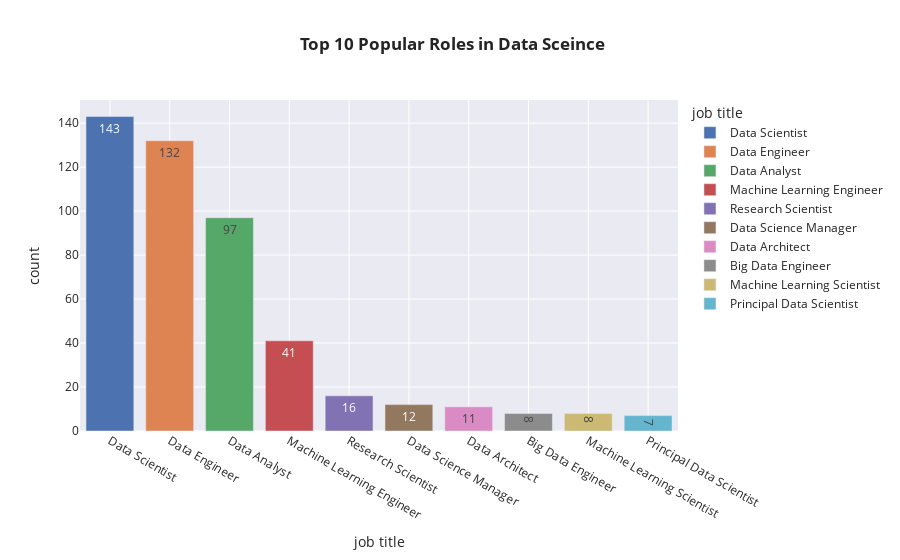

The notebook cell saved with this chart:
### Code cell
z=df['job_title'].value_counts().head(10)
fig=px.bar(z,x=z.index,y=z.values,color=z.index,text=z.values,labels={'index':'job title','y':'count','text':'count'},template='seaborn',title='<b> Top 10 Popular Roles in Data Sceince')
fig.show()

### Figure 1 — Plotly figure (JSON) as saved in the notebook; plotly's stock layout.template omitted (floating-point values rounded to 4 significant figures)
{"data": [{"alignmentgroup": "True", "hovertemplate": "job title=%{x}<br>count=%{text}<extra></extra>", "legendgroup": "Data Scientist", "marker": {"color": "rgb(76,114,176)", "pattern": {"shape": ""}}, "name": "Data Scientist", "offsetgroup": "Data Scientist", "orientation": "v", "showlegend": true, "text": [143], "textposition": "auto", "type": "bar", "x": ["Data Scientist"], "xaxis": "x", "y": [143], "yaxis": "y"}, {"alignmentgroup": "True", "hovertemplate": "job title=%{x}<br>count=%{text}<extra></extra>", "legendgroup": "Data Engineer", "marker": {"color": "rgb(221,132,82)", "pattern": {"shape": ""}}, "name": "Data Engineer", "offsetgroup": "Data Engineer", "orientation": "v", "showlegend": true, "text": [132], "textposition": "auto", "type": "bar", "x": ["Data Engineer"], "xaxis": "x", "y": [132], "yaxis": "y"}, {"alignmentgroup": "True", "hovertemplate": "job title=%{x}<br>count=%{text}<extra></extra>", "legendgroup": "Data Analyst", "marker": {"color": "rgb(85,168,104)", "pattern": {"shape": ""}}, "name": "Data Analyst", "offsetgroup": "Data Analyst", "orientation": "v", "showlegend": true, "text": [97], "textposition": "auto", "type": "bar", "x": ["Data Analyst"], "xaxis": "x", "y": [97], "yaxis": "y"}, {"alignmentgroup": "True", "hovertemplate": "job title=%{x}<br>count=%{text}<extra></extra>", "legendgroup": "Machine Learning Engineer", "marker": {"color": "rgb(196,78,82)", "pattern": {"shape": ""}}, "name": "Machine Learning Engineer", "offsetgroup": "Machine Learning Engineer", "orientation": "v", "showlegend": true, "text": [41], "textposition": "auto", "type": "bar", "x": ["Machine Learning Engineer"], "xaxis": "x", "y": [41], "yaxis": "y"}, {"alignmentgroup": "True", "hovertemplate": "job title=%{x}<br>count=%{text}<extra></extra>", "legendgroup": "Research Scientist", "marker": {"color": "rgb(129,114,179)", "pattern": {"shape": ""}}, "name": "Research Scientist", "offsetgroup": "Research Scientist", "orientation": "v", "showlegend": true, "text": [16], "textposition": "auto", "type": "bar", "x": ["Research Scientist"], "xaxis": "x", "y": [16], "yaxis": "y"}, {"alignmentgroup": "True", "hovertemplate": "job title=%{x}<br>count=%{text}<extra></extra>", "legendgroup": "Data Science Manager", "marker": {"color": "rgb(147,120,96)", "pattern": {"shape": ""}}, "name": "Data Science Manager", "offsetgroup": "Data Science Manager", "orientation": "v", "showlegend": true, "text": [12], "textposition": "auto", "type": "bar", "x": ["Data Science Manager"], "xaxis": "x", "y": [12], "yaxis": "y"}, {"alignmentgroup": "True", "hovertemplate": "job title=%{x}<br>count=%{text}<extra></extra>", "legendgroup": "Data Architect", "marker": {"color": "rgb(218,139,195)", "pattern": {"shape": ""}}, "name": "Data Architect", "offsetgroup": "Data Architect", "orientation": "v", "showlegend": true, "text": [11], "textposition": "auto", "type": "bar", "x": ["Data Architect"], "xaxis": "x", "y": [11], "yaxis": "y"}, {"alignmentgroup": "True", "hovertemplate": "job title=%{x}<br>count=%{text}<extra></extra>", "legendgroup": "Big Data Engineer", "marker": {"color": "rgb(140,140,140)", "pattern": {"shape": ""}}, "name": "Big Data Engineer", "offsetgroup": "Big Data Engineer", "orientation": "v", "showlegend": true, "text": [8], "textposition": "auto", "type": "bar", "x": ["Big Data Engineer"], "xaxis": "x", "y": [8], "yaxis": "y"}, {"alignmentgroup": "True", "hovertemplate": "job title=%{x}<br>count=%{text}<extra></extra>", "legendgroup": "Machine Learning Scientist", "marker": {"color": "rgb(204,185,116)", "pattern": {"shape": ""}}, "name": "Machine Learning Scientist", "offsetgroup": "Machine Learning Scientist", "orientation": "v", "showlegend": true, "text": [8], "textposition": "auto", "type": "bar", "x": ["Machine Learning Scientist"], "xaxis": "x", "y": [8], "yaxis": "y"}, {"alignmentgroup": "True", "hovertemplate": "job title=%{x}<br>count=%{text}<extra></extra>", "legendgroup": "Principal Data Scientist", "marker": {"color": "rgb(100,181,205)", "pattern": {"shape": ""}}, "name": "Principal Data Scientist", "offsetgroup": "Principal Data Scientist", "orientation": "v", "showlegend": true, "text": [7], "textposition": "auto", "type": "bar", "x": ["Principal Data Scientist"], "xaxis": "x", "y": [7], "yaxis": "y"}], "layout": {"barmode": "relative", "legend": {"title": {"text": "job title"}, "tracegroupgap": 0}, "title": {"text": "<b> Top 10 Popular Roles in Data Sceince"}, "xaxis": {"anchor": "y", "categoryarray": ["Data Scientist", "Data Engineer", "Data Analyst", "Machine Learning Engineer", "Research Scientist", "Data Science Manager", "Data Architect", "Big Data Engineer", "Machine Learning Scientist", "Principal Data Scientist"], "categoryorder": "array", "domain": [0, 1], "title": {"text": "job title"}}, "yaxis": {"anchor": "x", "domain": [0, 1], "title": {"text": "count"}}}}
